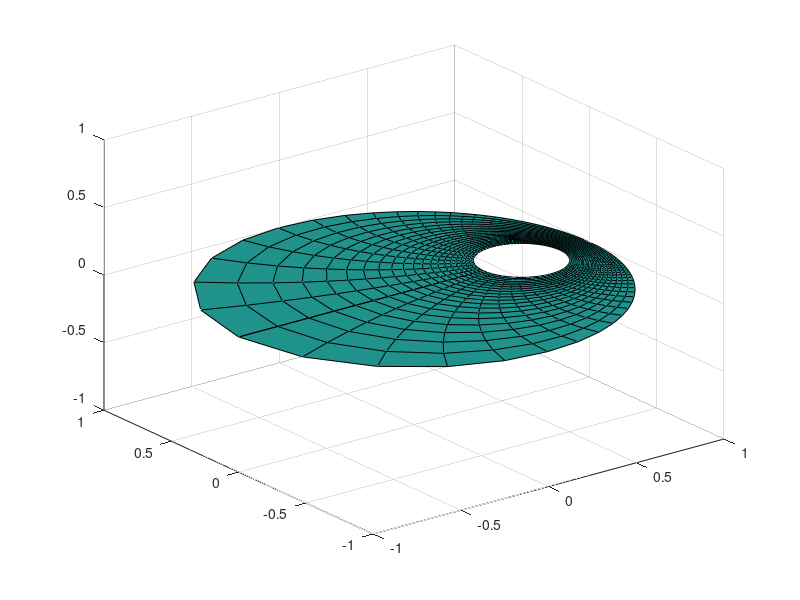

Write MATLAB code to recreate this figure.
% Question 3, MATH 228b HW 1
x = linspace(0, 1, 21);
y = linspace(0, 2*pi, 81);

[X, Y] = meshgrid(x, y);

u = (6.*exp(2.*X)-13.*exp(X).*cos(Y)+6)./(9.*exp(2.*X)-12.*exp(X).*cos(Y)+4);
v = 5.*exp(X).*sin(Y)./(9.*exp(2.*X)-12.*exp(X).*cos(Y)+4);

surf(u, v, zeros.*u)
